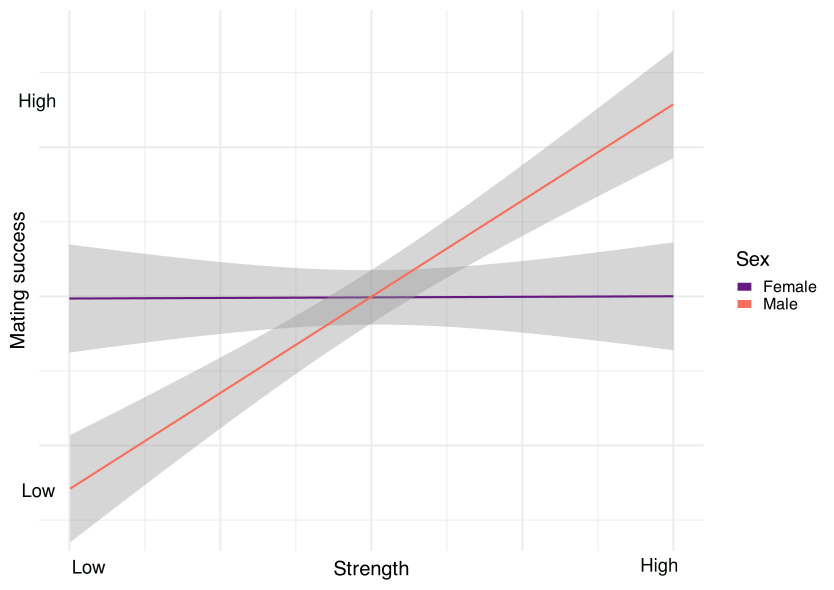

This figure's R source:
library(tidyverse)
tibble(
  Sex0 = rbinom(2001, 1, 0.5),
  Sex = ifelse(Sex0 == 0, 'Female', 'Male'),
  Strength = seq(-1, 1, 0.001),
  `Mating success` = Strength*Sex0 + rnorm(2001, 0, 3)
) |> 
  ggplot(aes(Strength, `Mating success`, colour = Sex)) + 
  # geom_line(linewidth = 1) + +
  geom_smooth(method = 'lm') +
  hagenutils::scale_color_binary() +
  theme_minimal(20) +
  theme(
    axis.text = element_blank(),
    # axis.title.y = element_text(angle = 0),
    # legend.position = 'top'
  )
